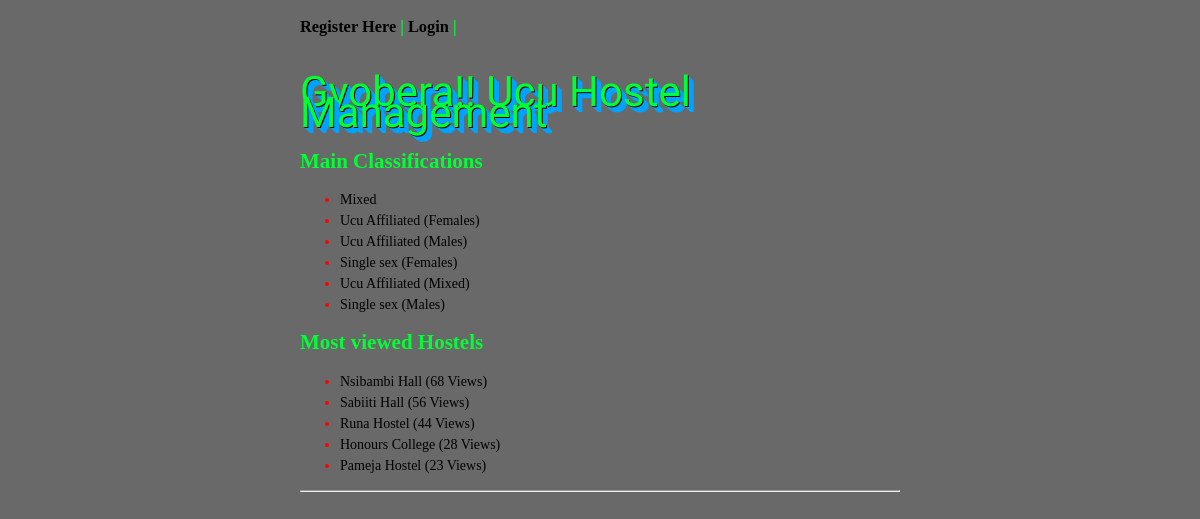
The app's page /Gyobera/ with its own data.
### Gyobera/models.py (models this page shows, shortened)
class Classification(models.Model):
    name = models.CharField(max_length=128, unique=True)
    views = models.IntegerField()
    likes = models.IntegerField()
    slug = models.SlugField(default="")

class List(models.Model):
    classification = models.ForeignKey(Classification)
    title = models.CharField(max_length=128)
    gender = models.CharField(max_length=1, choices=[('M', 'Male'), ('F', 'Female')], default="")
    Custodian = models.CharField(max_length=25, blank=True)
    description = models.TextField(blank=True)
    url = models.URLField()
    views = models.IntegerField(default=0)

### Gyobera/views.py (the view)
# urls.py: url(r'^Gyobera/', views.index, name='index',),
def index(request):
    classification_list = Classification.objects.order_by('-likes')[:6]
    list_list = List.objects.order_by('-views')[:5]
    context_dict = {'classifications': classification_list, 'lists': list_list}
    return render(request, 'index.html', context_dict)

### templates/index.html (shortened to what this page needs)
{% extends 'base.html' %}
{% load staticfiles %}
{% block body_block %}
    {% if user.is_authenticated %}
    <h1>Ucu Hostel Management <br/> <br/>Hello {{ user.username }}!</h1>
    {% else %}
    <h1>Gyobera!! Ucu Hostel Management</h1>
    {% endif %}
    <h2><strong>Main Classifications</strong></h2>
          {% if classifications %}
            <ul>
                {% for classification in classifications %}
                <li><a href="{{ classification.slug }}">{{ classification.name }}</a></li>
                {% endfor %}
            </ul>
        {% else %}
            <strong>There are no classifications present.</strong>
        {% endif %}
     <h2><strong>Most viewed Hostels</strong></h2>
          {% if lists %}
            <ul>
                {% for list in lists %}
                <li><a href="{{ classification.name }}">{{ list.title }} ({{ list.views }} Views)</a></li>
                {% endfor %}
            </ul>
        {% else %}
            <strong>Views</strong>: Ucu-Affiliated females(140), Private Mixed(112), Ucu-Affiliated females(111)<br/>
              <strong>Likes</strong>: Private Mixed(90), Ucu-Affiliated females(84), Ucu-Affiliated females(78)
        {% endif %}
{% endblock %}

### static/css/main.css (style rules this page uses)
html, body { margin: 0; padding: 0; height: 100%; font: 14px/21px 'Tahoma'; }
html { color: red; background: dimgrey; }
body { margin: 0 auto; min-height: 100%; position: relative; max-width: 600px; }
h1, h2, h3, h4, h5, h6 { color: #00FF33; }
h1 { font-family: 'Passion One', cursive; font-weight: normal; padding: 15px 0 0 0; font-size: 3em; text-shadow: 1px 1px #000, 2px 2px #02a2fe, 3px 3px #02a2fe, 4px 4px #02a2fe, 5px 5px #02a2fe, 6px 6px #02a2fe; }
a { color: black; text-decoration: none; }

### records on screen
Classification: name "Mixed"
Classification: name "Ucu Affiliated (Females)"
Classification: name "Ucu Affiliated (Males)"
Classification: name "Single sex (Females)"
Classification: name "Ucu Affiliated (Mixed)"
Classification: name "Single sex (Males)"
List: title "Nsibambi Hall", views "68"
List: title "Sabiiti Hall", views "56"
List: title "Runa Hostel", views "44"
List: title "Honours College", views "28"
List: title "Pameja Hostel", views "23"
